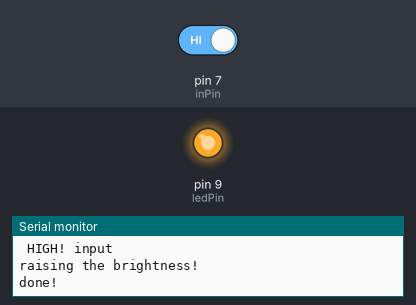
The sketch below on a simulated Arduino Uno, built with avr-gcc and run on an emulated ATmega328P. Parts: output pins drawn as LEDs (lit = HIGH), the last lines printed to the serial monitor. The test bench sets the inputs (shaded band); at power-on: pin 7 (inPin) HIGH.

Above: at 4.8 s.
4.9 s: pin 7 (inPin) driven LOW
At 7.7 s:
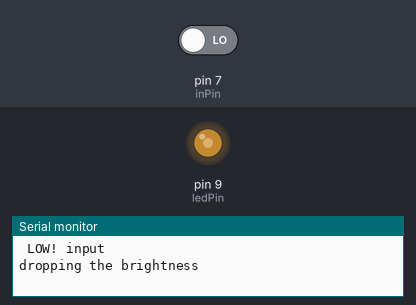
At 9.9 s:
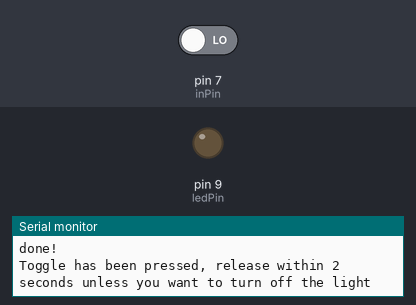
Timing chart, 0 to 11.4 s (numbered marks = the images above; inputs shaded):
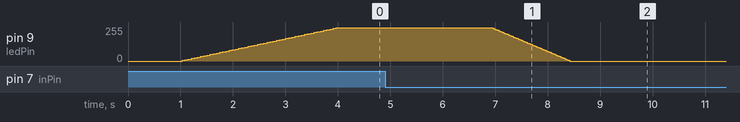

The sketch:

WorkshopCode.ino
```cpp
/* Made by Dylan Poll
 * https://github.com/dylanpoll/Arduino
 * for my intro workshop, you can do it online with a simulator on freeCAD
 * https://sites.google.com/view/valencia-robotics/arduino?authuser=0
 */                                                         //  "//" is used to make comments, "/*  */" is used to make comments for a section like above.

  const int ledPin = 9;                                     // choose the pin for the LED
  const int inPin = 7;                                      // choose the input pin (for a pushbutton)

  int fadeAmount = 5;                                       // how many points to fade the LED by
  int brightness;                                           // how bright the LED is
  int buttonstate;                                          // variable for reading the pin status
  int toggle = 0;                                           // this toggles the button

  void fadeout();                                           // the code that turns the led off
  void fadein();                                            // the code that turns the led on

//--------------------------------------------------------
void setup() {
      pinMode(ledPin, OUTPUT);                              // declare LED as output
      pinMode(inPin, INPUT);                                // declare pushbutton as input

      Serial.begin(9600);                                   // this starts the serial monitor
      Serial.println("serial is running");                  // open the "serial monitor" in the tools section of this ide. this will print this line of text in the serial monitor, this is used for debugging.
   }//end of void setup
//--------------------------------------------------------I use the void loop as a menu select in this code.
void loop(){
        buttonstate = digitalRead(inPin);                   // read input value of push button

        if (buttonstate == LOW) {                           // if the button is pressed, this will be satisfied, and that will allow the user to turn on or off the LED.

                                                            // this tells the user the toggle has started.
                    Serial.println("Toggle has been pressed, release within 2 seconds unless you want to turn off the light");
                    delay (1000);
                    toggle = 0;}                            // this sets the toggle to zero allowing for the next if statement to be executed.

        if (toggle == 0){ do{
        delay (1000);                                       // I use delays so that using the terminal monitor isn't awful and the user has time to move their finger. the delays are in miliseconds, so this is 1 second.

        buttonstate = digitalRead(inPin);                   // this tells the arduino to make another check for the buttonstate, so if its being pressed or not.

            if (buttonstate == LOW) {                       // if it is being pressed, sends user to fadeout and that will dim the light until its off.
               fadeout();
               loop();}
            if (buttonstate == HIGH) {                      // check if the input is HIGH (button released) and sends the user to the fadein function that powers the led on.
                fadein();
                loop();}
            else{                                           // this is incase something is wrong, if there is no high or low input this should print.
              Serial.println("\nwiring is not working....");
              delay (30);
              toggle = 1;
        } toggle = 1;}
        while(toggle == 0);                                 // this is the condition for the do while loop, so once this is run the condition is no longer met and it just constantly loops checking the toggle value.
        }
        else {
          loop();
        }
      }//end of void loop
    void fadein(){
      if ( brightness < 255){                               // the max brightness for the LED is 255 in this case, this code is written so that the light will turn on until its brightest so if its less than 255, it will go up to 255.
      Serial.println("\n HIGH! input");
      Serial.println("raising the brightness!");
          do{delay (30);                                    //this is used to control the brightness, less than and greater than operators and brightness is the "iterator" and fade amount is the amount it changes by.
                   if(brightness < 250){ brightness = brightness + fadeAmount;
                   analogWrite(ledPin, brightness);         // if you don't put this here, the light wont reflect the changes made to the varieble "brightness".
                   delay (30);}}
          while(brightness <250);
                  delay (30);
                  toggle = 1;
                  Serial.println("done!");
                  loop();}
    else                                                    // if its already bright enough.
    {
      toggle = 1;
      loop();
    }
  }//end of void loop
//--------------------------------------------------------
void fadeout(){
      if ( brightness > 0){                                 // this checks if its off, if it isn't at 0 than it brings it down to 0.
      Serial.println("\n LOW! input");
      Serial.println("dropping the brightness");
      delay (30);
            if(brightness > 0){
              do{brightness = brightness - fadeAmount;
                 analogWrite(ledPin, brightness);           // if you don't put this here, the light wont reflect the changes made to the varieble "brightness".
                 delay (30);}
              while(brightness > 0);

             delay (30);}
             toggle = 1;
             Serial.println("done!");
             loop();}
    else
    {
      toggle = 1;
      loop();
    }
  }//end of void fadeout
```

Measured:
- after the input at 4.9 s, pin 9 (ledPin): moves from 250/255 to 0/255 over 1.5 s, starting after 2.1 s
